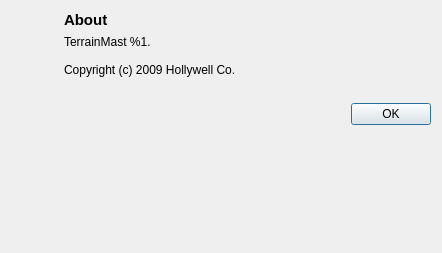
<?xml version="1.0" encoding="UTF-8"?>
<ui version="4.0">
 <class>AboutDialog</class>
 <widget class="QDialog" name="AboutDialog">
  <property name="windowModality">
   <enum>Qt::WindowModal</enum>
  </property>
  <property name="geometry">
   <rect>
    <x>0</x>
    <y>0</y>
    <width>442</width>
    <height>253</height>
   </rect>
  </property>
  <property name="windowTitle">
   <string>About TerrainMast</string>
  </property>
  <layout class="QVBoxLayout" name="verticalLayout_3">
   <item>
    <layout class="QHBoxLayout" name="horizontalLayout" stretch="0,0,1">
     <item>
      <layout class="QVBoxLayout" name="verticalLayout_2">
       <property name="spacing">
        <number>0</number>
       </property>
       <item>
        <widget class="QLabel" name="label_2">
         <property name="sizePolicy">
          <sizepolicy hsizetype="Preferred" vsizetype="Preferred">
           <horstretch>0</horstretch>
           <verstretch>0</verstretch>
          </sizepolicy>
         </property>
         <property name="maximumSize">
          <size>
           <width>128</width>
           <height>128</height>
          </size>
         </property>
         <property name="pixmap">
          <pixmap resource="../../../resources/main.qrc">:/images/e256r.png</pixmap>
         </property>
         <property name="scaledContents">
          <bool>true</bool>
         </property>
        </widget>
       </item>
       <item>
        <widget class="QLabel" name="label_3">
         <property name="text">
          <string/>
         </property>
         <property name="pixmap">
          <pixmap resource="../../../resources/main.qrc">:/images/display64.png</pixmap>
         </property>
         <property name="alignment">
          <set>Qt::AlignCenter</set>
         </property>
        </widget>
       </item>
      </layout>
     </item>
     <item>
      <spacer name="horizontalSpacer_2">
       <property name="orientation">
        <enum>Qt::Horizontal</enum>
       </property>
       <property name="sizeHint" stdset="0">
        <size>
         <width>40</width>
         <height>20</height>
        </size>
       </property>
      </spacer>
     </item>
     <item>
      <layout class="QVBoxLayout" name="verticalLayout">
       <item>
        <widget class="QLabel" name="label">
         <property name="styleSheet">
          <string notr="true">font-weight:bold; font-size: 11pt;</string>
         </property>
         <property name="text">
          <string>About</string>
         </property>
        </widget>
       </item>
       <item>
        <widget class="QLabel" name="aboutTextLabel">
         <property name="text">
          <string>TerrainMast %1.

Copyright (c) 2009 Hollywell Co.</string>
         </property>
        </widget>
       </item>
       <item>
        <spacer name="verticalSpacer_2">
         <property name="orientation">
          <enum>Qt::Vertical</enum>
         </property>
         <property name="sizeType">
          <enum>QSizePolicy::Preferred</enum>
         </property>
         <property name="sizeHint" stdset="0">
          <size>
           <width>20</width>
           <height>20</height>
          </size>
         </property>
        </spacer>
       </item>
      </layout>
     </item>
    </layout>
   </item>
   <item>
    <layout class="QHBoxLayout" name="horizontalLayout_2">
     <item>
      <spacer name="horizontalSpacer">
       <property name="orientation">
        <enum>Qt::Horizontal</enum>
       </property>
       <property name="sizeHint" stdset="0">
        <size>
         <width>40</width>
         <height>20</height>
        </size>
       </property>
      </spacer>
     </item>
     <item>
      <widget class="QPushButton" name="closeButton">
       <property name="text">
        <string>OK</string>
       </property>
      </widget>
     </item>
    </layout>
   </item>
   <item>
    <spacer name="verticalSpacer_3">
     <property name="orientation">
      <enum>Qt::Vertical</enum>
     </property>
     <property name="sizeHint" stdset="0">
      <size>
       <width>20</width>
       <height>40</height>
      </size>
     </property>
    </spacer>
   </item>
  </layout>
 </widget>
 <resources>
  <include location="../../../resources/main.qrc"/>
  <include location="../../../resources/main.qrc"/>
  <include location="../../../resources/main.qrc"/>
  <include location="../../../resources/main.qrc"/>
  <include location="../../../resources/main.qrc"/>
 </resources>
 <connections>
  <connection>
   <sender>closeButton</sender>
   <signal>clicked()</signal>
   <receiver>AboutDialog</receiver>
   <slot>accept()</slot>
   <hints>
    <hint type="sourcelabel">
     <x>431</x>
     <y>236</y>
    </hint>
    <hint type="destinationlabel">
     <x>177</x>
     <y>77</y>
    </hint>
   </hints>
  </connection>
 </connections>
</ui>
